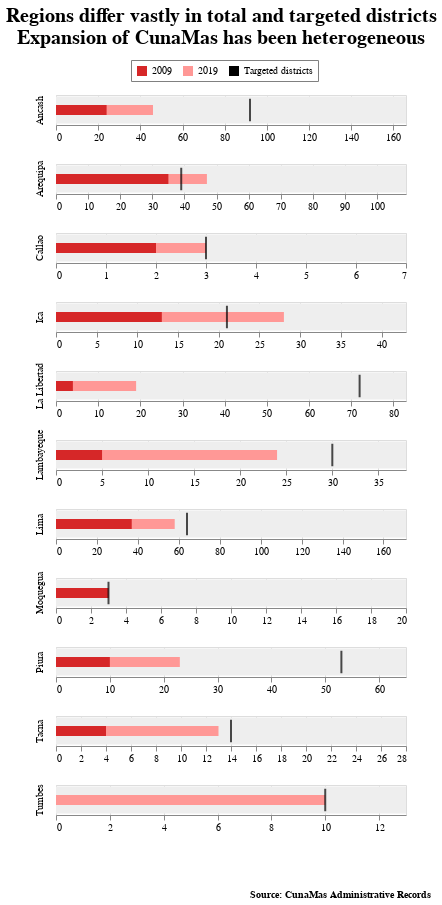

Notebook cell for this chart:
### Code cell
# Chart 2                                                
chart2=alt.layer(
    alt.Chart(attention_costa).mark_bar(color='#eee').encode(alt.X("total_dist:Q", scale=alt.Scale(nice=False), title=None)),
    alt.Chart(attention_costa).mark_bar().encode(color=alt.Color('measures[0]:N', scale=alt.Scale(domain=["2009", "2019", "Targeted districts"], range=["#d62728", "#ff9896", "black"]))),
    alt.Chart(attention_costa).mark_bar(color='#ff9896', size=10).encode(x='upto_2019:Q', ),
        alt.Chart(attention_costa).mark_bar(color='#d62728', size=10).encode(x='upto2009:Q', ),
    alt.Chart(attention_costa).mark_tick(color='black', thickness=2).encode(x='targeted:Q'),
    width=350,
    height=30).facet(
        title={"text": ["Regions differ vastly in total and targeted districts", "Expansion of CunaMas has been heterogeneous"], 
                        "subtitle": ["", " ", ""],
                        "color": "black", "subtitleColor": "black", "align":"center", 
                        "font": "LM Roman", "fontSize":20, "fontWeight": "bold",}, 
        row=alt.Row("dpto_str:O", sort=['Peru'], title=None)
        ).resolve_scale(x='independent')

chart2 = alt.concat(chart2,
    title=alt.TitleParams(
        'Source: CunaMas Administrative Records',
        baseline='bottom',
        orient='none',
        anchor='end',
        dx=375, dy=805,
        fontSize=10))
                      
chart2.configure_legend(title=None, direction='horizontal', orient="none", 
                      legendX=75, legendY=-35, padding=5, rowPadding=5, 
                      strokeColor='Gray').configure_title(
                          fontSize=20, offset=5, orient='top', anchor='middle')

### Figure 1 — Vega-Lite specification as saved in the notebook (floating-point values rounded to 4 significant figures)
{"config": {"view": {"continuousWidth": 400, "continuousHeight": 300}, "legend": {"direction": "horizontal", "legendX": 75, "legendY": -35, "orient": "none", "padding": 5, "rowPadding": 5, "strokeColor": "Gray", "title": null}, "title": {"anchor": "middle", "fontSize": 20, "offset": 5, "orient": "top"}}, "concat": [{"facet": {"row": {"type": "ordinal", "field": "dpto_str", "sort": ["Peru"], "title": null}}, "spec": {"layer": [{"mark": {"type": "bar", "color": "#eee"}, "encoding": {"x": {"type": "quantitative", "field": "total_dist", "scale": {"nice": false}, "title": null}}}, {"mark": "bar", "encoding": {"color": {"type": "nominal", "field": "measures[0]", "scale": {"domain": ["2009", "2019", "Targeted districts"], "range": ["#d62728", "#ff9896", "black"]}}}}, {"mark": {"type": "bar", "color": "#ff9896", "size": 10}, "encoding": {"x": {"type": "quantitative", "field": "upto_2019"}}}, {"mark": {"type": "bar", "color": "#d62728", "size": 10}, "encoding": {"x": {"type": "quantitative", "field": "upto2009"}}}, {"mark": {"type": "tick", "color": "black", "thickness": 2}, "encoding": {"x": {"type": "quantitative", "field": "targeted"}}}], "height": 30, "width": 350}, "resolve": {"scale": {"x": "independent"}}, "title": {"text": ["Regions differ vastly in total and targeted districts", "Expansion of CunaMas has been heterogeneous"], "subtitle": ["", " ", ""], "color": "black", "subtitleColor": "black", "align": "center", "font": "LM Roman", "fontSize": 20, "fontWeight": "bold"}}], "data": {"name": "data-c27277dd0f5879bd3c60599eb0a4b7b6"}, "title": {"text": "Source: CunaMas Administrative Records", "anchor": "end", "baseline": "bottom", "dx": 375, "dy": 805, "fontSize": 10, "orient": "none"}, "$schema": "https://vega.github.io/schema/vega-lite/v4.8.1.json", "datasets": {"data-c27277dd0f5879bd3c60599eb0a4b7b6": [{"dpto": "Ancash", "dpto_str": "Ancash", "targeted": 92.0, "upto_2019": 46.0, "upto2009": 24.0, "total_dist": 166.0, "region": "Costa"}, {"dpto": "Arequipa", "dpto_str": "Arequipa", "targeted": 39.0, "upto_2019": 47.0, "upto2009": 35.0, "total_dist": 109.0, "region": "Costa"}, {"dpto": "Callao", "dpto_str": "Callao", "targeted": 3.0, "upto_2019": 3.0, "upto2009": 2.0, "total_dist": 7.0, "region": "Costa"}, {"dpto": "Ica", "dpto_str": "Ica", "targeted": 21.0, "upto_2019": 28.0, "upto2009": 13.0, "total_dist": 43.0, "region": "Costa"}, {"dpto": "La Libertad", "dpto_str": "La Libertad", "targeted": 72.0, "upto_2019": 19.0, "upto2009": 4.0, "total_dist": 83.0, "region": "Costa"}, {"dpto": "Lambayeque", "dpto_str": "Lambayeque", "targeted": 30.0, "upto_2019": 24.0, "upto2009": 5.0, "total_dist": 38.0, "region": "Costa"}, {"dpto": "Lima", "dpto_str": "Lima", "targeted": 64.0, "upto_2019": 58.0, "upto2009": 37.0, "total_dist": 171.0, "region": "Costa"}, {"dpto": "Moquegua", "dpto_str": "Moquegua", "targeted": 3.0, "upto_2019": 3.0, "upto2009": 3.0, "total_dist": 20.0, "region": "Costa"}, {"dpto": "Piura", "dpto_str": "Piura", "targeted": 53.0, "upto_2019": 23.0, "upto2009": 10.0, "total_dist": 65.0, "region": "Costa"}, {"dpto": "Tacna", "dpto_str": "Tacna", "targeted": 14.0, "upto_2019": 13.0, "upto2009": 4.0, "total_dist": 28.0, "region": "Costa"}, {"dpto": "Tumbes", "dpto_str": "Tumbes", "targeted": 10.0, "upto_2019": 10.0, "upto2009": 0.0, "total_dist": 13.0, "region": "Costa"}]}}
